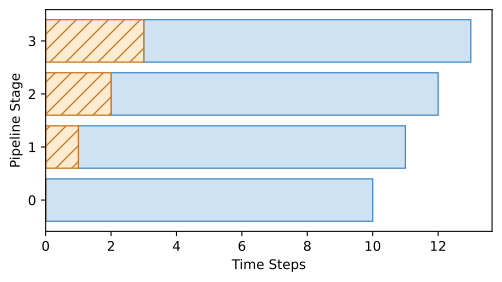

Python code for this plot:
import os
import matplotlib.pyplot as plt
import numpy as np
fig, ax = plt.subplots(figsize=(6,3))
stages = np.arange(4)
for s in stages:
    ax.barh(s, 10, left=s, color='#cfe2f3', edgecolor='#4a90c4')
    ax.barh(s, s, left=0, color='#fdebd0', edgecolor='#c87b2a', hatch='//')
ax.set_ylabel('Pipeline Stage')
ax.set_xlabel('Time Steps')
ax.set_yticks(stages)
plt.savefig(os.environ.get('VISUAL_OUT_PATH', 'out.svg'), format='svg', bbox_inches='tight')
